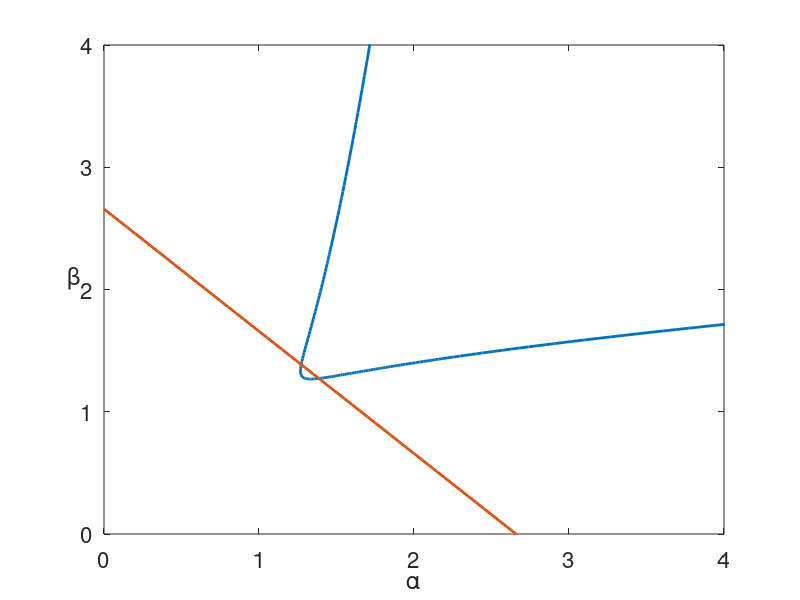

Here is the MATLAB script that generated this plot:
%%% Stability diagram for the May-Leonard with mutations
%--------------------------
% This m-file plots figure 2 in May-Leonard Paper
% Hopf line can be calculated analytically, see Region A paper.
% Locus of fold bifurcations found using AUTO07, see folder
% mlm_cusp_RegionB. 


clear; clc; close all

mu = 0.03;
a = (0:0.05:3);
b = (-6*mu-2)/(6*mu-1)-a;

% From auto

par_cusp = csvread('Cusp.csv'); % from auto file in folder mlm_cusp_RegionB


figure(1)
plot(par_cusp(:,1),par_cusp(:,2),'LineWidth',2)
set(gca, 'FontSize', 16)
hold on
plot(a,b,'LineWidth',2)
hold off
xlabel('\alpha')
ylabel('\beta','rotation',0)
axis([0 4 0 4])
